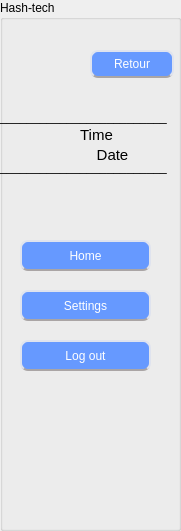
     <widget class="QGroupBox" name="groupBox">
      <property name="geometry">
       <rect>
        <x>0</x>
        <y>12</y>
        <width>181</width>
        <height>531</height>
       </rect>
      </property>
      <property name="title">
       <string>Hash-tech</string>
      </property>
      <widget class="QToolButton" name="toolButton">
       <property name="geometry">
        <rect>
         <x>20</x>
         <y>240</y>
         <width>131</width>
         <height>31</height>
        </rect>
       </property>
       <property name="styleSheet">
        <string notr="true">QToolButton {
background: #6699ff;
border: 2px solid #dfe3ee;
border-bottom-color: #aaa5a5; /* same as the pane color */
border-top-left-radius: 7px;
border-top-right-radius: 7px;
min-width: 80px;
border-radius: 8px;
color: white;
font-size:12px;
font-family:Arial, Helvetica, sans-serif;


}
QToolButton:hover {
color:#fff;
background:#66ccff;
border: none;

}</string>
       </property>
       <property name="text">
        <string>Home</string>
       </property>
      </widget>
      <widget class="QToolButton" name="toolButton_2">
       <property name="geometry">
        <rect>
         <x>20</x>
         <y>340</y>
         <width>131</width>
         <height>31</height>
        </rect>
       </property>
       <property name="styleSheet">
        <string notr="true">QToolButton {
background: #6699ff;
border: 2px solid #dfe3ee;
border-bottom-color: #aaa5a5; /* same as the pane color */
border-top-left-radius: 7px;
border-top-right-radius: 7px;
min-width: 80px;
border-radius: 8px;
color: white;
font-size:12px;
font-family:Arial, Helvetica, sans-serif;


}
QToolButton:hover {
color:#fff;
background:#66ccff;
border: none;

}</string>
       </property>
       <property name="text">
        <string>Log out</string>
       </property>
      </widget>
      <widget class="QToolButton" name="toolButton_3">
       <property name="geometry">
        <rect>
         <x>20</x>
         <y>290</y>
         <width>131</width>
         <height>31</height>
        </rect>
       </property>
       <property name="styleSheet">
        <string notr="true">QToolButton {
background: #6699ff;
border: 2px solid #dfe3ee;
border-bottom-color: #aaa5a5; /* same as the pane color */
border-top-left-radius: 7px;
border-top-right-radius: 7px;
min-width: 80px;
border-radius: 8px;
color: white;
font-size:12px;
font-family:Arial, Helvetica, sans-serif;


}
QToolButton:hover {
color:#fff;
background:#66ccff;
border: none;

}</string>
       </property>
       <property name="text">
        <string>Settings</string>
       </property>
      </widget>
      <widget class="QPushButton" name="pushButton_4">
       <property name="geometry">
        <rect>
         <x>90</x>
         <y>50</y>
         <width>84</width>
         <height>28</height>
        </rect>
       </property>
       <property name="styleSheet">
        <string notr="true">QPushButton {
background: #6699ff;
border: 2px solid #dfe3ee;
border-bottom-color: #aaa5a5; /* same as the pane color */
border-top-left-radius: 7px;
border-top-right-radius: 7px;
min-width: 80px;
border-radius: 8px;
color: white;
font-size:12px;
font-family:Arial, Helvetica, sans-serif;


}
QPushButton:hover {
color:#fff;
background:#66ccff;
border: none;

}</string>
       </property>
       <property name="text">
        <string>Retour</string>
       </property>
      </widget>
      <widget class="QLabel" name="Date_7">
       <property name="geometry">
        <rect>
         <x>17</x>
         <y>140</y>
         <width>191</width>
         <height>31</height>
        </rect>
       </property>
       <property name="font">
        <font>
         <pointsize>11</pointsize>
        </font>
       </property>
       <property name="cursor">
        <cursorShape>ArrowCursor</cursorShape>
       </property>
       <property name="text">
        <string>&lt;html&gt;&lt;head/&gt;&lt;body&gt;&lt;p align=&quot;center&quot;&gt;Date&lt;/p&gt;&lt;/body&gt;&lt;/html&gt;</string>
       </property>
      </widget>
      <widget class="QLabel" name="Timer_2">
       <property name="geometry">
        <rect>
         <x>56</x>
         <y>120</y>
         <width>81</width>
         <height>31</height>
        </rect>
       </property>
       <property name="font">
        <font>
         <pointsize>11</pointsize>
        </font>
       </property>
       <property name="cursor">
        <cursorShape>ArrowCursor</cursorShape>
       </property>
       <property name="text">
        <string>&lt;html&gt;&lt;head/&gt;&lt;body&gt;&lt;p align=&quot;center&quot;&gt;Time&lt;/p&gt;&lt;/body&gt;&lt;/html&gt;</string>
       </property>
      </widget>
      <widget class="QLabel" name="label_36">
       <property name="geometry">
        <rect>
         <x>0</x>
         <y>107</y>
         <width>181</width>
         <height>20</height>
        </rect>
       </property>
       <property name="text">
        <string>_________________________</string>
       </property>
      </widget>
      <widget class="QLabel" name="label_37">
       <property name="geometry">
        <rect>
         <x>0</x>
         <y>157</y>
         <width>191</width>
         <height>20</height>
        </rect>
       </property>
       <property name="text">
        <string>_________________________</string>
       </property>
      </widget>
     </widget>
